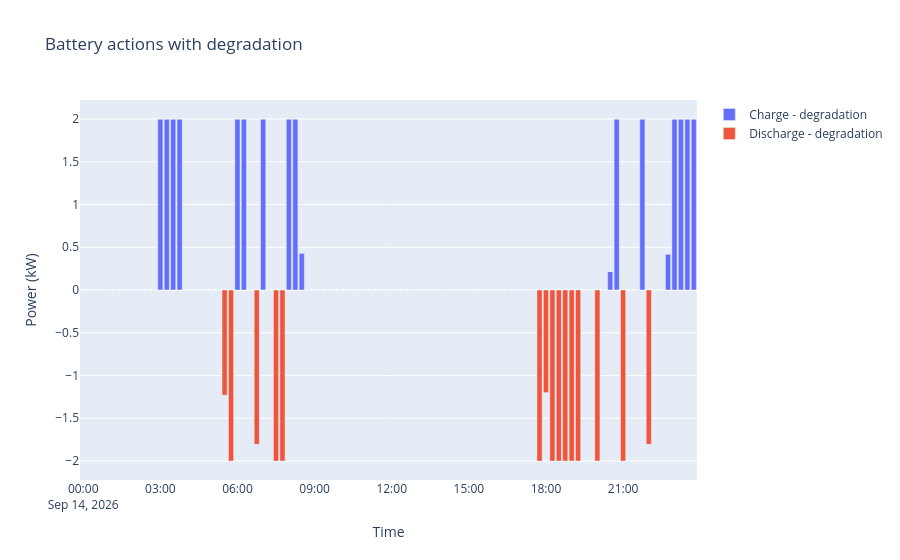

This figure's notebook cell:
### Code cell
fig_actions_deg = go.Figure()

fig_actions_deg.add_bar(
    x=result_deg["time_start"],
    y=result_deg["charge_kw"],
    name="Charge - degradation"
)

fig_actions_deg.add_bar(
    x=result_deg["time_start"],
    y=-result_deg["discharge_kw"],
    name="Discharge - degradation"
)

fig_actions_deg.update_layout(
    title="Battery actions with degradation",
    xaxis_title="Time",
    yaxis_title="Power (kW)",
    barmode="relative"
)

fig_actions_deg.show()
